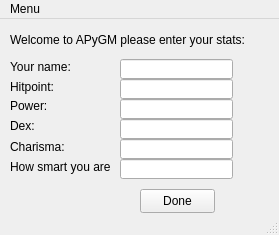
<ui version="4.0" >
 <class>MainWindow</class>
 <widget class="QMainWindow" name="MainWindow" >
  <property name="geometry" >
   <rect>
    <x>0</x>
    <y>0</y>
    <width>279</width>
    <height>235</height>
   </rect>
  </property>
  <property name="windowTitle" >
   <string>APyGM</string>
  </property>
  <widget class="QWidget" name="centralwidget" >
   <widget class="QLineEdit" name="lineEdit" >
    <property name="geometry" >
     <rect>
      <x>120</x>
      <y>40</y>
      <width>113</width>
      <height>20</height>
     </rect>
    </property>
   </widget>
   <widget class="QLineEdit" name="lineEdit_2" >
    <property name="geometry" >
     <rect>
      <x>120</x>
      <y>60</y>
      <width>113</width>
      <height>20</height>
     </rect>
    </property>
   </widget>
   <widget class="QLineEdit" name="lineEdit_3" >
    <property name="geometry" >
     <rect>
      <x>120</x>
      <y>80</y>
      <width>113</width>
      <height>20</height>
     </rect>
    </property>
   </widget>
   <widget class="QLineEdit" name="lineEdit_4" >
    <property name="geometry" >
     <rect>
      <x>120</x>
      <y>100</y>
      <width>113</width>
      <height>20</height>
     </rect>
    </property>
   </widget>
   <widget class="QLineEdit" name="lineEdit_5" >
    <property name="geometry" >
     <rect>
      <x>120</x>
      <y>140</y>
      <width>113</width>
      <height>20</height>
     </rect>
    </property>
   </widget>
   <widget class="QLineEdit" name="lineEdit_6" >
    <property name="geometry" >
     <rect>
      <x>120</x>
      <y>120</y>
      <width>113</width>
      <height>20</height>
     </rect>
    </property>
   </widget>
   <widget class="QLabel" name="label" >
    <property name="geometry" >
     <rect>
      <x>10</x>
      <y>10</y>
      <width>241</width>
      <height>21</height>
     </rect>
    </property>
    <property name="text" >
     <string>Welcome to APyGM please enter your stats:</string>
    </property>
   </widget>
   <widget class="QLabel" name="label_2" >
    <property name="geometry" >
     <rect>
      <x>10</x>
      <y>40</y>
      <width>61</width>
      <height>16</height>
     </rect>
    </property>
    <property name="text" >
     <string>Your name:</string>
    </property>
   </widget>
   <widget class="QLabel" name="label_3" >
    <property name="geometry" >
     <rect>
      <x>10</x>
      <y>60</y>
      <width>51</width>
      <height>16</height>
     </rect>
    </property>
    <property name="text" >
     <string>Hitpoint:</string>
    </property>
   </widget>
   <widget class="QLabel" name="label_4" >
    <property name="geometry" >
     <rect>
      <x>10</x>
      <y>80</y>
      <width>46</width>
      <height>14</height>
     </rect>
    </property>
    <property name="text" >
     <string>Power:</string>
    </property>
   </widget>
   <widget class="QLabel" name="label_5" >
    <property name="geometry" >
     <rect>
      <x>10</x>
      <y>100</y>
      <width>46</width>
      <height>14</height>
     </rect>
    </property>
    <property name="text" >
     <string>Dex:</string>
    </property>
   </widget>
   <widget class="QLabel" name="label_6" >
    <property name="geometry" >
     <rect>
      <x>10</x>
      <y>120</y>
      <width>61</width>
      <height>16</height>
     </rect>
    </property>
    <property name="text" >
     <string>Charisma:</string>
    </property>
   </widget>
   <widget class="QLabel" name="label_7" >
    <property name="geometry" >
     <rect>
      <x>10</x>
      <y>140</y>
      <width>101</width>
      <height>16</height>
     </rect>
    </property>
    <property name="text" >
     <string>How smart you are? :</string>
    </property>
   </widget>
   <widget class="QPushButton" name="pushButton" >
    <property name="geometry" >
     <rect>
      <x>140</x>
      <y>170</y>
      <width>75</width>
      <height>24</height>
     </rect>
    </property>
    <property name="text" >
     <string>Done</string>
    </property>
   </widget>
  </widget>
  <widget class="QMenuBar" name="menubar" >
   <property name="geometry" >
    <rect>
     <x>0</x>
     <y>0</y>
     <width>279</width>
     <height>19</height>
    </rect>
   </property>
   <widget class="QMenu" name="menuMenu" >
    <property name="title" >
     <string>Menu</string>
    </property>
    <addaction name="actionAbout" />
    <addaction name="actionHelp" />
    <addaction name="actionExit" />
   </widget>
   <addaction name="menuMenu" />
  </widget>
  <widget class="QStatusBar" name="statusbar" />
  <action name="actionAbout" >
   <property name="text" >
    <string>About</string>
   </property>
  </action>
  <action name="actionHelp" >
   <property name="text" >
    <string>Help</string>
   </property>
  </action>
  <action name="actionExit" >
   <property name="text" >
    <string>Exit</string>
   </property>
  </action>
 </widget>
 <resources/>
 <connections>
  <connection>
   <sender>pushButton</sender>
   <signal>clicked()</signal>
   <receiver>MainWindow</receiver>
   <slot>close()</slot>
   <hints>
    <hint type="sourcelabel" >
     <x>158</x>
     <y>200</y>
    </hint>
    <hint type="destinationlabel" >
     <x>107</x>
     <y>197</y>
    </hint>
   </hints>
  </connection>
 </connections>
 <slots>
  <signal>signal1()</signal>
 </slots>
</ui>
